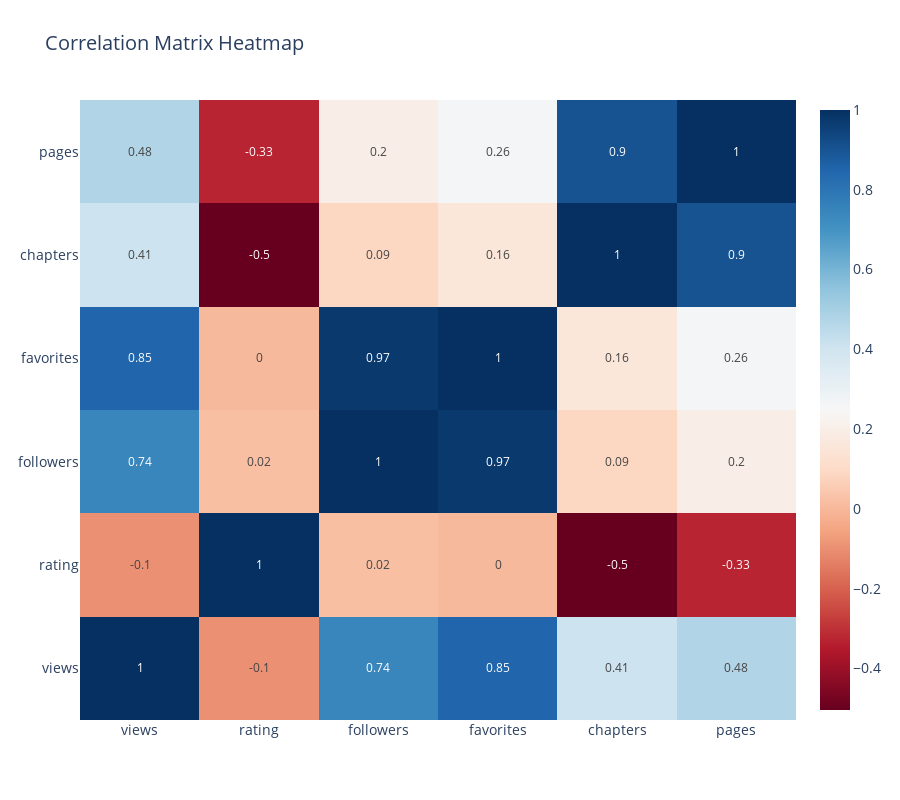

Notebook source saved alongside this figure:
### Markdown cell above
## Correlation Analysis

Let's analyze the relationships between different numerical features in our dataset. We'll use both a correlation matrix heatmap and a pairplot to visualize these relationships.

### Code cell
# Calculate correlation matrix
correlation_matrix = df[key_metrics].corr()

# Create correlation heatmap using plotly
fig = go.Figure(data=go.Heatmap(
    z=correlation_matrix,
    x=correlation_matrix.columns,
    y=correlation_matrix.columns,
    text=np.round(correlation_matrix, 2),
    texttemplate='%{text}',
    textfont={"size": 12},
    hoverongaps=False,
    colorscale='RdBu'
))

fig.update_layout(
    title='Correlation Matrix Heatmap',
    height=800,
    width=900,
    font=dict(size=14)
)
fig.show()

# Print strongest correlations
print("\nStrongest Correlations:")
corr_pairs = []

# Extract values from correlation matrix
for i, metric1 in enumerate(key_metrics):
    for j, metric2 in enumerate(key_metrics):
        if i < j:  # Avoid duplicate pairs and diagonals
            corr_value = correlation_matrix.loc[metric1, metric2]
            # Make sure we're working with a float
            if isinstance(corr_value, (int, float)) and abs(float(corr_value)) > 0.5:
                corr_pairs.append((metric1, metric2, float(corr_value)))

# Sort by correlation strength and print
for metric1, metric2, corr in sorted(corr_pairs, key=lambda x: abs(x[2]), reverse=True):
    print(f"{metric1:>8} vs {metric2:<8}: {corr:>6.3f}")

### Figure 1 — Plotly figure (JSON) as saved in the notebook; plotly's stock layout.template omitted (floating-point values rounded to 4 significant figures)
{"data": [{"colorscale": [[0, "rgb(103,0,31)"], [0.1, "rgb(178,24,43)"], [0.2, "rgb(214,96,77)"], [0.3, "rgb(244,165,130)"], [0.4, "rgb(253,219,199)"], [0.5, "rgb(247,247,247)"], [0.6, "rgb(209,229,240)"], [0.7, "rgb(146,197,222)"], [0.8, "rgb(67,147,195)"], [0.9, "rgb(33,102,172)"], [1, "rgb(5,48,97)"]], "hoverongaps": false, "text": [[1.0, -0.1, 0.74, 0.85, 0.41, 0.48], [-0.1, 1.0, 0.02, 0.0, -0.5, -0.33], [0.74, 0.02, 1.0, 0.97, 0.09, 0.2], [0.85, 0.0, 0.97, 1.0, 0.16, 0.26], [0.41, -0.5, 0.09, 0.16, 1.0, 0.9], [0.48, -0.33, 0.2, 0.26, 0.9, 1.0]], "textfont": {"size": 12}, "texttemplate": "%{text}", "type": "heatmap", "x": ["views", "rating", "followers", "favorites", "chapters", "pages"], "y": ["views", "rating", "followers", "favorites", "chapters", "pages"], "z": [[1.0, -0.09784, 0.7437, 0.848, 0.4086, 0.4759], [-0.09784, 1.0, 0.01951, 0.002515, -0.504, -0.3277], [0.7437, 0.01951, 1.0, 0.9739, 0.08765, 0.197], [0.848, 0.002515, 0.9739, 1.0, 0.1581, 0.2613], [0.4086, -0.504, 0.08765, 0.1581, 1.0, 0.9037], [0.4759, -0.3277, 0.197, 0.2613, 0.9037, 1.0]]}], "layout": {"font": {"size": 14}, "height": 800, "title": {"text": "Correlation Matrix Heatmap"}, "width": 900}}
